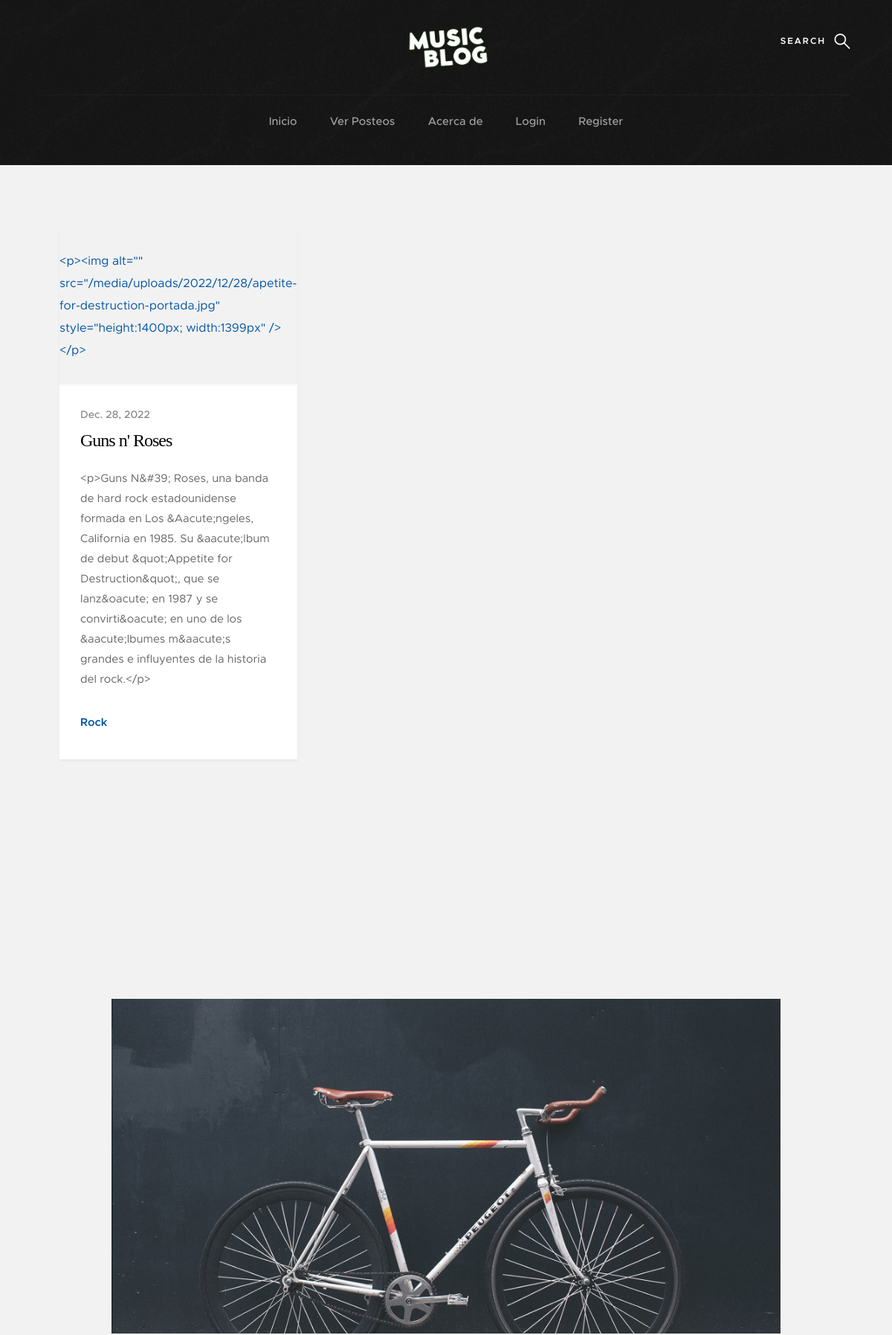
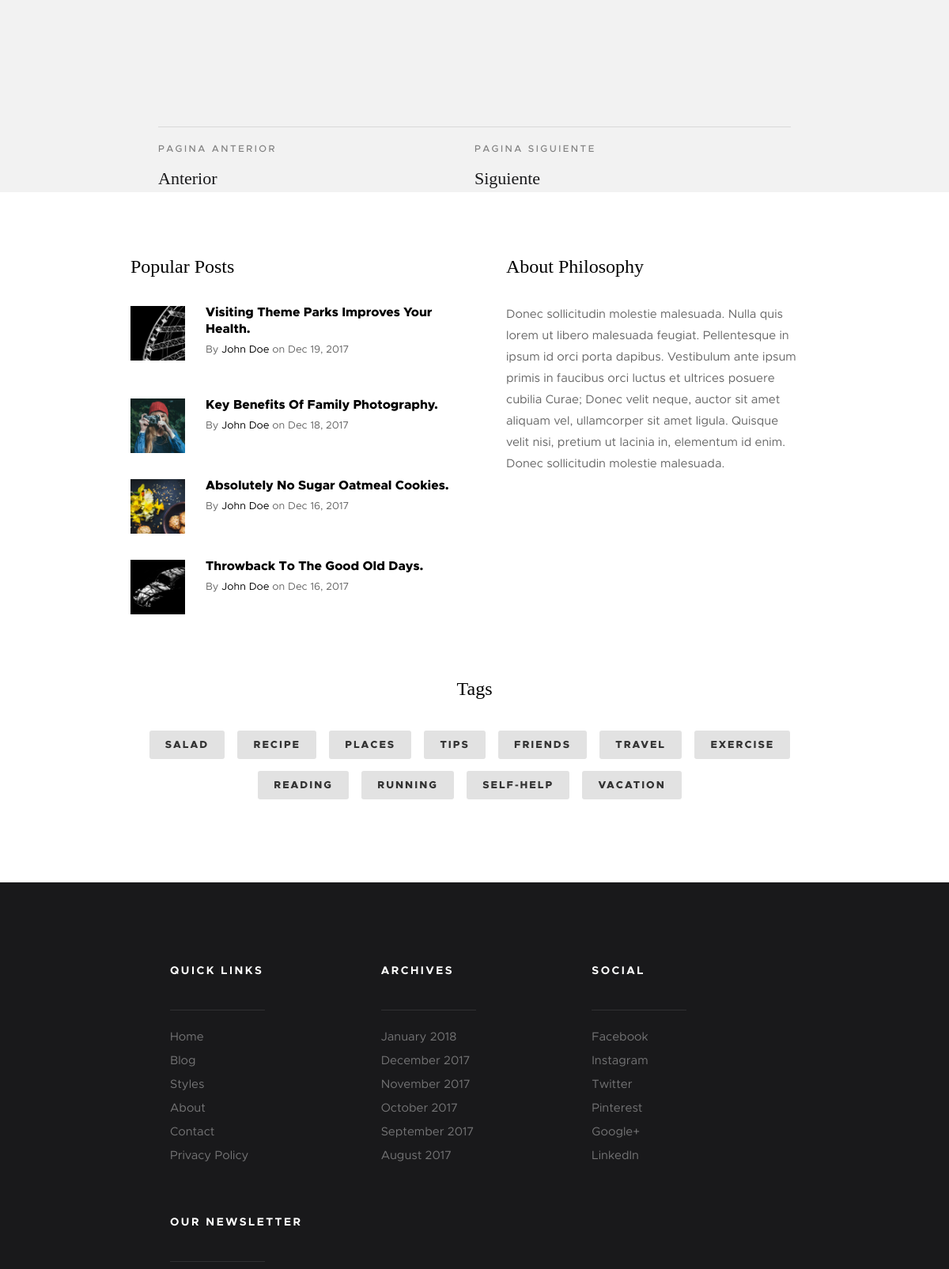
/posts/ (upper part), run on the app's committed database (2 pictures, top to bottom).
### Posts/models.py (models this page shows, shortened)
class Post(models.Model):
    title = models.CharField(max_length=150, null = True)
    description = RichTextUploadingField(null = True, config_name='description')
    body = RichTextUploadingField(null = True, config_name='default')
    author = models.ForeignKey(User, on_delete=models.CASCADE, null = True)
    date = models.DateTimeField(auto_now_add=True)
    images = RichTextUploadingField(null = True, config_name='image')
    category = models.CharField(max_length=50, null=True)

### Posts/views.py (the view)
# urls.py: path('posts/', view_posts, name='view_posts'),
def view_posts(request):
    posts = Post.objects.all()
    context = {
    'posts':posts
    }
    return render(request, 'all_posts.html', context)

### templates/all_posts.html (shortened to what this page needs)
{% extends 'padre.html' %}
{% load static %}
    {% block padre %}
    <section class="s-content">
        <div class="row masonry-wrap">
            <div class="masonry">
                {% for post in posts %}
                <article class="masonry__brick entry format-standard" data-aos="fade-up">
                    <div class="entry__thumb">
                        <a class="entry__thumb-link">
                            <p>{{ post.images }}</p>
                        </a>
                    </div>
                    <div class="entry__text">
                        <div class="entry__header">
                            <div class="entry__date">
                                <a href="single-standard.html">{{ post.date.date }}</a>
                            </div>
                            <h1 class="entry__title"><a href="/post/{{ post.id }}">{{ post.title }}</a></h1>
                        </div>
                        <div class="entry__excerpt">
                            <p>
                                {{ post.description }}
                            </p>
                        </div>
                        <div class="entry__meta">
                            <span class="entry__meta-links">
                                {% if post.category %}
                                <a href="category.html">{{ post.category }}</a>
                                {% endif %}
                            </span>
                        </div>
                    </div>
                </article>
                {% endfor %}
                </div>
            </div>
    </section>
    <section class="s-content s-content--narrow s-content--no-padding-bottom">
        <article class="row format-standard">
            <div class="s-content__header col-full">
                <ul class="s-content__header-meta">
                </ul>
            </div>
            <div class="s-content__media col-full">
                <div class="s-content__post-thumb">
                    <img src="{% static 'images/thumbs/single/standard/standard-1000.jpg' %}"
                         srcset="images/thumbs/single/standard/standard-2000.jpg 2000w,
                                 images/thumbs/single/standard/standard-1000.jpg 1000w,
                                 images/thumbs/single/standard/standard-500.jpg 500w"
                         sizes="(max-width: 2000px) 100vw, 2000px" alt="" >
                </div>
            </div>
            <div class="col-full s-content__main">
                <div class="s-content__pagenav">
                    <div class="s-content__nav">
                        <div class="s-content__prev">
                            <a href="#0" rel="prev">
                                <span>Pagina anterior</span>
                                Anterior
                            </a>
                        </div>
                        <div class="s-content__next">
                            <a href="#0" rel="next">
                                <span>Pagina siguiente</span>
                                Siguiente
                            </a>
                        </div>
                    </div>
                </div>
            </div>
        </article>
    </section>
    <section class="s-extra">
        <div class="row top">
            <div class="col-eight md-six tab-full popular">
                <h3>Popular Posts</h3>
                <div class="block-1-2 block-m-full popular__posts">
                    <article class="col-block popular__post">
                        <a href="#0" class="popular__thumb">
                            <img src="{% static 'images/thumbs/small/wheel-150.jpg' %}" alt="">
                        </a>
                        <h5><a href="#0">Visiting Theme Parks Improves Your Health.</a></h5>
                        <section class="popular__meta">
                                <span class="popular__author"><span>By</span> <a href="#0"> John Doe</a></span>
                            <span class="popular__date"><span>on</span> <time datetime="2017-12-19">Dec 19, 2017</time></span>
                        </section>
                    </article>
                    <article class="col-block popular__post">
                        <a href="#0" class="popular__thumb">
                            <img src="{% static 'images/thumbs/small/shutterbug-150.jpg' %}" alt="">
                        </a>
                        <h5><a href="#0">Key Benefits Of Family Photography.</a></h5>
                        <section class="popular__meta">
                            <span class="popular__author"><span>By</span> <a href="#0"> John Doe</a></span>
                            <span class="popular__date"><span>on</span> <time datetime="2017-12-18">Dec 18, 2017</time></span>
                        </section>
                    </article>
                    <article class="col-block popular__post">
                        <a href="#0" class="popular__thumb">
                            <img src="{% static 'images/thumbs/small/cookies-150.jpg' %}" alt="">
                        </a>
                        <h5><a href="#0">Absolutely No Sugar Oatmeal Cookies.</a></h5>
                        <section class="popular__meta">
                                <span class="popular__author"><span>By</span> <a href="#0"> John Doe</a></span>
                            <span class="popular__date"><span>on</span> <time datetime="2017-12-16">Dec 16, 2017</time></span>
                        </section>
                    </article>
                    <article class="col-block popular__post">
                        <a href="#0" class="popular__thumb">
                            <img src="{% static 'images/thumbs/small/beetle-150.jpg' %}" alt="">
                        </a>
                        <h5><a href="#0">Throwback To The Good Old Days.</a></h5>
                        <section class="popular__meta">
                            <span class="popular__author"><span>By</span> <a href="#0"> John Doe</a></span>
                            <span class="popular__date"><span>on</span> <time datetime="2017-12-16">Dec 16, 2017</time></span>
                        </section>
                    </article>
                </div>
            </div>
            <div class="col-four md-six tab-full about">
                <h3>About Philosophy</h3>
                <p>
                Donec sollicitudin molestie malesuada. Nulla quis lorem ut libero malesuada feugiat. Pellentesque in ipsum id orci porta dapibus. Vestibulum ante ipsum primis in faucibus orci luctus et ultrices posuere cubilia Curae; Donec velit neque, auctor sit amet aliquam vel, ullamcorper sit amet ligula. Quisque velit nisi, pretium ut lacinia in, elementum id enim. Donec sollicitudin molestie malesuada.
                </p>
                <ul class="about__social">
                    <li>
                        <a href="#0"><i class="fa fa-facebook" aria-hidden="true"></i></a>
                    </li>
                    <li>
                        <a href="#0"><i class="fa fa-twitter" aria-hidden="true"></i></a>
                    </li>
                    <li>
                        <a href="#0"><i class="fa fa-instagram" aria-hidden="true"></i></a>
                    </li>
                    <li>
                        <a href="#0"><i class="fa fa-pinterest" aria-hidden="true"></i></a>
                    </li>
                </ul>
            </div>
        </div>
        <div class="row bottom tags-wrap">
            <div class="col-full tags">
                <h3>Tags</h3>
                <div class="tagcloud">
                    <a href="#0">Salad</a>
                    <a href="#0">Recipe</a>
                    <a href="#0">Places</a>
                    <a href="#0">Tips</a>
                    <a href="#0">Friends</a>
                    <a href="#0">Travel</a>
                    <a href="#0">Exercise</a>
                    <a href="#0">Reading</a>
                    <a href="#0">Running</a>
                    <a href="#0">Self-Help</a>
                    <a href="#0">Vacation</a>
                </div>
            </div>
        </div>
    </section>
    {% endblock %}

### static/css/base.css (style rules this page uses)
html { font-family: sans-serif; line-height: 1.15; -ms-text-size-adjust: 100%; -webkit-text-size-adjust: 100%; }
body { margin: 0; }
article, aside, footer, header, nav, section { display: block; }
h1 { font-size: 2em; margin: 0.67em 0; }
a { background-color: transparent; -webkit-text-decoration-skip: objects; }
img { border-style: none; }
html { font-size: 62.5%; box-sizing: border-box; }
*, *::before, *::after { box-sizing: inherit; }
body { font-weight: normal; line-height: 1; word-wrap: break-word; text-rendering: optimizeLegibility; -webkit-overflow-scrolling: touch; -webkit-text-size-adjust: none; }
body, input, button { -moz-osx-font-smoothing: grayscale; -webkit-font-smoothing: antialiased; }
img, video { max-width: 100%; height: auto; }
div, dl, dt, dd, ul, ol, li, h1, h2, h3, h4, h5, h6, pre, form, p, blockquote, th, td { margin: 0; padding: 0; }
h1, h2, h3, h4, h5, h6 { -webkit-font-smoothing: auto; -webkit-font-smoothing: antialiased; -webkit-font-variant-ligatures: common-ligatures; -moz-font-variant-ligatures: common-ligatures; font-variant-ligatures: common-ligatures; text-rendering: optimizeLegibility; }
em, i { font-style: italic; line-height: inherit; }
ol, ul { list-style: none; }
li { display: block; }
a { text-decoration: none; line-height: inherit; }
a img { border: none; }
.row { width: 94%; max-width: 1200px; margin: 0 auto; }
.row:after { content: ""; display: table; clear: both; }
[class*="col-"] { float: left; padding: 0 20px; }
.col-four, .col-1-3 { width: 33.33333%; }
.col-eight, .col-2-3 { width: 66.66667%; }
.col-twelve, .col-full { width: 100%; }
@media only screen and (max-width: 1200px) { [class*="col-"] { padding: 0 15px; } }
@media only screen and (max-width: 1200px) { .md-six, .md-1-2 { width: 50%; } }
[class*="block-"]:after { content: ""; display: table; clear: both; }
.block-1-2 .col-block { width: 50%; }
.block-1-6 .col-block:nth-child(6n + 1), .block-1-5 .col-block:nth-child(5n + 1), .block-1-4 .col-block:nth-child(4n + 1), .block-1-3 .col-block:nth-child(3n + 1), .block-1-2 .col-block:nth-child(2n + 1) { clear: both; }
@media only screen and (max-width: 1200px) { .block-m-full .col-block { width: 100%; clear: both; } }
@media only screen and (max-width: 1200px) { [class*="block-m-"] .col-block:nth-child(n) { clear: none; } }

### data on the page
Post: images "<p><img alt=\"\" src=\"/media/uploads/2022/12/28/apetite-for-destruction-portada.jpg\" style=\"height:1400px; width:1399px\" /></p>", date "Dec. 28, 2022", title "Guns n' Roses", description "<p>Guns N&#39; Roses, una banda de hard rock estadounidense formada en Los &Aacute;ngeles, California en 1985. Su &aacute;lbum de debut &quot;Appetite for Destruction&quot;, que se lanz&oacute; en 1987 y se convirti&oacute; en uno de los &aacute;lbumes m&aacute;s grandes e influyentes de la historia del rock.</p>", category "Rock"
